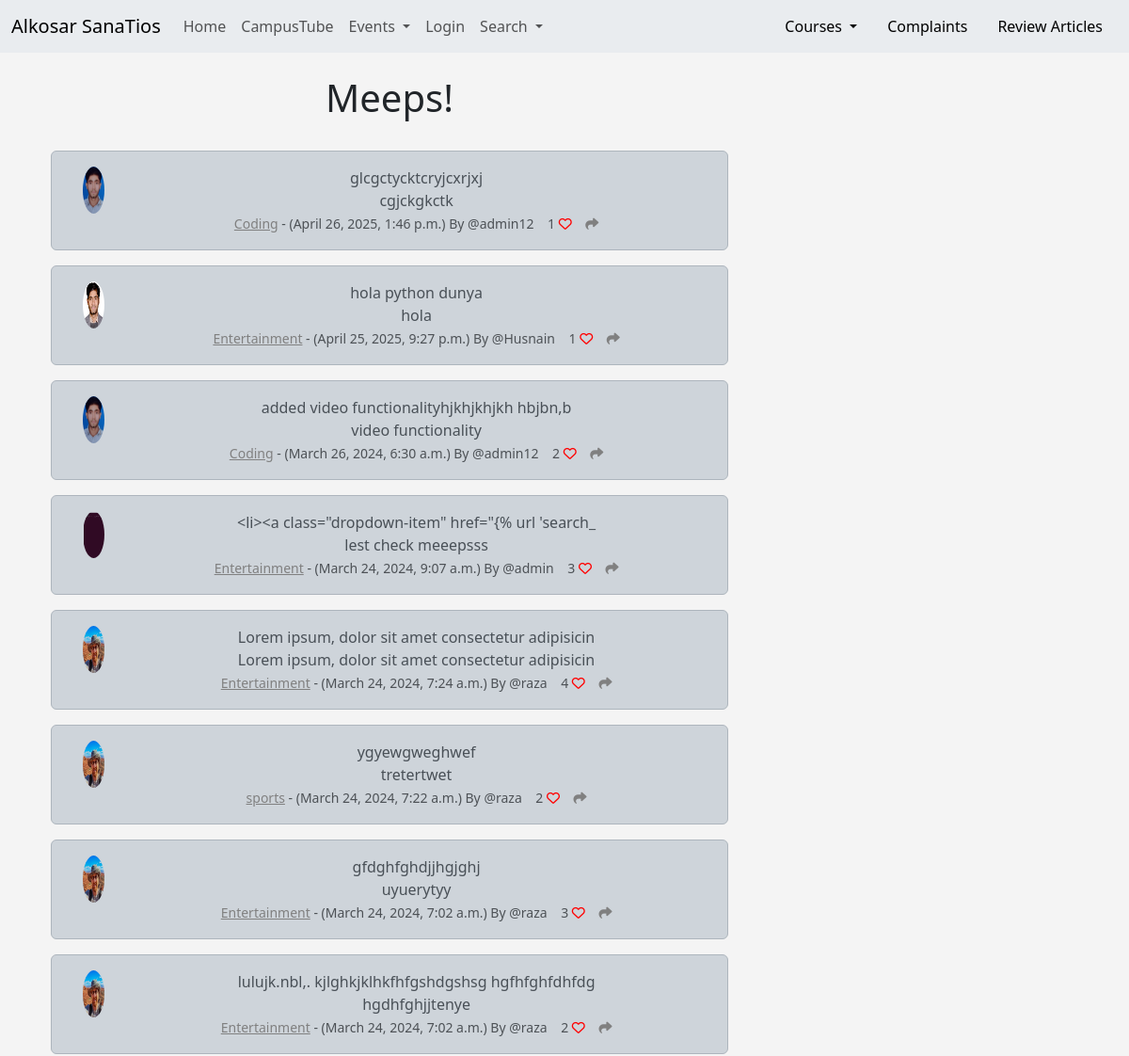
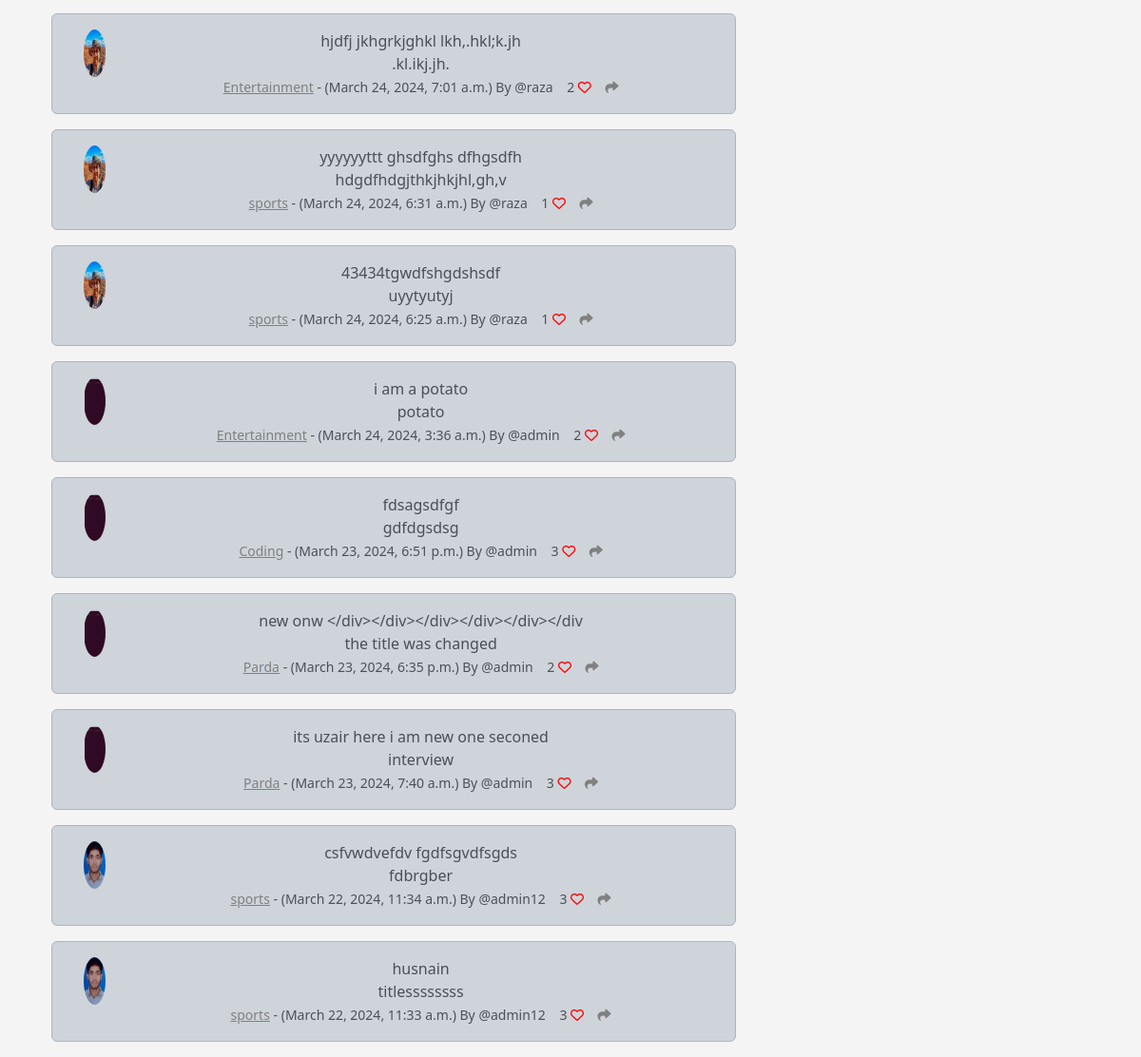
The page /home on the database its author committed (2 pictures, top to bottom).
### home/models.py (models this page shows, shortened)
class Meep(models.Model):
    user = models.ForeignKey(User, related_name= "meeps",on_delete= models.DO_NOTHING)
    body = RichTextField(blank=True, null = True)
    created_at = models.DateTimeField(auto_now_add = True)
    likes = models.ManyToManyField(User, related_name = "meep_like", blank = True)
    category = models.CharField(max_length= 255, default='Entertainment')
    title = models.CharField(max_length=255, default = 'No Title')
    def number_of_likes(self):
        return self.likes.count()

class Profile(models.Model):
    user = models.OneToOneField(User, on_delete=models.CASCADE)
    follows = models.ManyToManyField("self",
    related_name = "followed_by",
    symmetrical= False,
    blank=True)
    date_modified = models.DateTimeField(User, auto_now = True)
    profile_image = models.ImageField(null = True, blank = True, upload_to = 'profile-images/')
    profile_bio = models.CharField(null=True, blank=True, max_length=500)
    homepage_link = models.CharField(null=True, blank=True, max_length=200)
    facebook_link = models.CharField(null=True, blank=True, max_length=200)
    instagram_link = models.CharField(null=True, blank=True, max_length=200)
    linkdin_link = models.CharField(null=True, blank=True, max_length=200)

### home/views.py (the view)
# urls.py: path('home', views.home, name = 'home' ),
def home(request):
    if request.user.is_authenticated:
        form = MeepForm(request.POST or None)
        if request.method == "POST":
            if form.is_valid():
                meep = form.save(commit= False)
                meep.user = request.user
                meep.save()
                messages.success(request, 'Your Meep Has Been Posted....!')
                return redirect("home")
        meeps = Meep.objects.all().order_by("-created_at")
        return render (request, 'home/home.html', {'meeps': meeps, 'form': form})
    else:
        meeps = Meep.objects.all().order_by("-created_at")
        return render (request, 'home/home.html', {'meeps': meeps })

### home/templates/home/home.html (shortened to what this page needs)
{% extends 'home/base.html' %}
{% load static %}
{% block content %}
	<div class="container text-center">
		<div class="row">
			<div class="col-8">
	<h1>Meeps!</h1>
<br/>
	{% for meep in meeps %}
		<div class="alert alert-dark" role="alert">
<div class="container">
	<div class="row">
		<div class="col-1">
		  {% if meep.user.profile.profile_image %}
				<img src="{{ meep.user.profile.profile_image.url }}" width=70% height=70% class="rounded-circle" alt="{{ profile.user.username }}">
				{% else %}
				<img src="{% static 'images/20th.jpg' %}" width=70% height=70% class="rounded-circle" alt="{{ profile.user.username }}">
				{% endif %}
		</div>
		<div class="col-11">
		  {{ meep.body|slice:":50"  }}<br/>
          {{ meep.title|slice:":50"}} <br>
		  <small class="text-muted">
          <a href="{% url 'category' meep.category %}" style="color: gray;"> {{ meep.category }}</a> -
		  	({{ meep.created_at}}) By
		  	@{{ meep.user.username }}
		  	{{ meep.number_of_likes }}
		  	{% if user in meep.likes.all %}
		  	  <a href="{% url 'meep_like' meep.id %}">
	<i class="fa-solid fa-heart" style="color:red"></i></a>
		  	{% else %}
		  		<a href="{% url 'meep_like' meep.id %}">
		  <i class="fa fa-heart-o" style="color:red"></i></a>
		  	{% endif %}
		  	<a href="{% url 'meep_show' meep.id %}">
	<i class="fa-solid fa-share" style="color:gray"></i>
		  	</a>
		  </small>
		</div><br/><br/>
			</div>
		</div>
	</div>
	{% endfor %}
</div>
<div class="col-4">
				<br/><br/><br/>
</div>
{% endblock %}

### home/templates/home/base.html (style rules this page uses)
body { background: #f4f4f4; }

### rows shown on the page
Meep: user.profile.profile_image (picture), body "glcgctycktcryjcxrjxj", title "cgjckgkctk", category "Coding", created_at "April 26, 2025, 1:46 p.m.", user.username "admin12", number_of_likes "1"
Meep: user.profile.profile_image (picture), body "hola python dunya", title "hola", category "Entertainment", created_at "April 25, 2025, 9:27 p.m.", user.username "Husnain", number_of_likes "1"
Meep: user.profile.profile_image (picture), body "added video functionalityhjkhjkhjkh hbjbn,b", title "video functionality", category "Coding", created_at "March 26, 2024, 6:30 a.m.", user.username "admin12", number_of_likes "2"
Meep: user.profile.profile_image (picture), body "<li><a class=\"dropdown-item\" href=\"{% url 'search_", title "lest check meeepsss", category "Entertainment", created_at "March 24, 2024, 9:07 a.m.", user.username "admin", number_of_likes "3"
Meep: user.profile.profile_image (picture), body "Lorem ipsum, dolor sit amet consectetur adipisicin", title "Lorem ipsum, dolor sit amet consectetur adipisicin", category "Entertainment", created_at "March 24, 2024, 7:24 a.m.", user.username "raza", number_of_likes "4"
Meep: user.profile.profile_image (picture), body "ygyewgweghwef", title "tretertwet", category "sports", created_at "March 24, 2024, 7:22 a.m.", user.username "raza", number_of_likes "2"
Meep: user.profile.profile_image (picture), body "gfdghfghdjjhgjghj", title "uyuerytyy", category "Entertainment", created_at "March 24, 2024, 7:02 a.m.", user.username "raza", number_of_likes "3"
Meep: user.profile.profile_image (picture), body "lulujk.nbl,. kjlghkjklhkfhfgshdgshsg hgfhfghfdhfdg", title "hgdhfghjjtenye", category "Entertainment", created_at "March 24, 2024, 7:02 a.m.", user.username "raza", number_of_likes "2"
Meep: user.profile.profile_image (picture), body "hjdfj jkhgrkjghkl lkh,.hkl;k.jh", title ".kl.ikj.jh.", category "Entertainment", created_at "March 24, 2024, 7:01 a.m.", user.username "raza", number_of_likes "2"
Meep: user.profile.profile_image (picture), body "yyyyyyttt ghsdfghs dfhgsdfh", title "hdgdfhdgjthkjhkjhl,gh,v", category "sports", created_at "March 24, 2024, 6:31 a.m.", user.username "raza", number_of_likes "1"
Meep: user.profile.profile_image (picture), body "43434tgwdfshgdshsdf", title "uyytyutyj", category "sports", created_at "March 24, 2024, 6:25 a.m.", user.username "raza", number_of_likes "1"
Meep: user.profile.profile_image (picture), body "i am a potato", title "potato", category "Entertainment", created_at "March 24, 2024, 3:36 a.m.", user.username "admin", number_of_likes "2"
Meep: user.profile.profile_image (picture), body "fdsagsdfgf", title "gdfdgsdsg", category "Coding", created_at "March 23, 2024, 6:51 p.m.", user.username "admin", number_of_likes "3"
Meep: user.profile.profile_image (picture), body "new onw </div></div></div></div></div></div", title "the title was changed", category "Parda", created_at "March 23, 2024, 6:35 p.m.", user.username "admin", number_of_likes "2"
Meep: user.profile.profile_image (picture), body "its uzair here i am new one seconed", title "interview", category "Parda", created_at "March 23, 2024, 7:40 a.m.", user.username "admin", number_of_likes "3"
Meep: user.profile.profile_image (picture), body "csfvwdvefdv fgdfsgvdfsgds", title "fdbrgber", category "sports", created_at "March 22, 2024, 11:34 a.m.", user.username "admin12", number_of_likes "3"
Meep: user.profile.profile_image (picture), body "husnain", title "titlessssssss", category "sports", created_at "March 22, 2024, 11:33 a.m.", user.username "admin12", number_of_likes "3"
